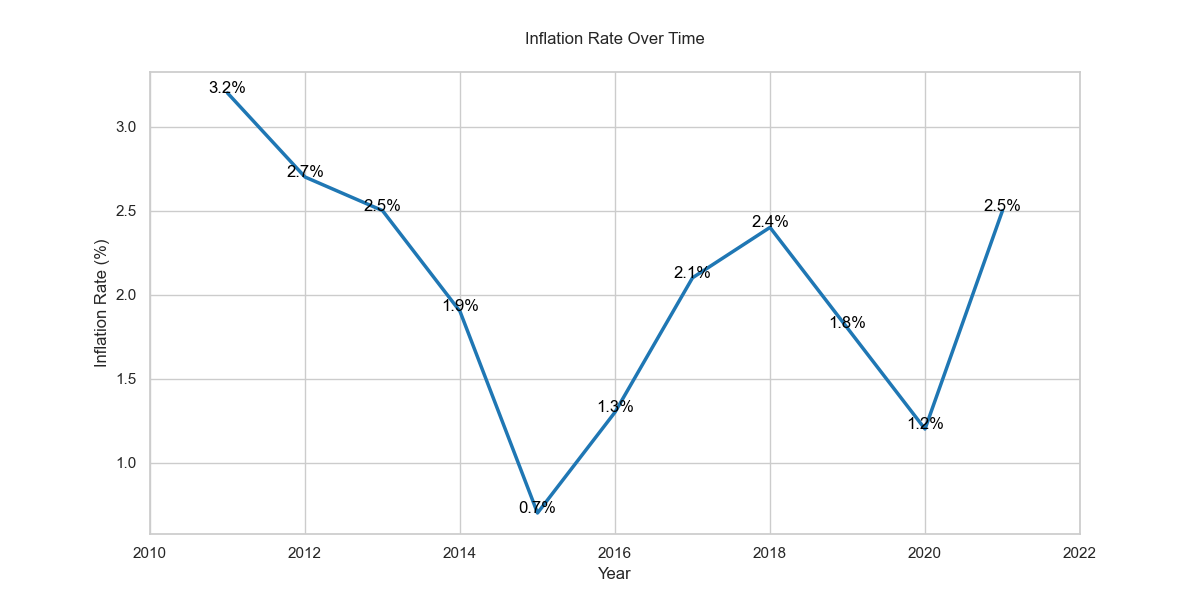

Recreate this plot in Python.

import pandas as pd
import seaborn as sns
import matplotlib.pyplot as plt

# Prepare the data
data = {
    'Year': [2011, 2012, 2013, 2014, 2015, 2016, 2017, 2018, 2019, 2020, 2021],
    'Inflation Rate (%)': [3.2, 2.7, 2.5, 1.9, 0.7, 1.3, 2.1, 2.4, 1.8, 1.2, 2.5]
}

df = pd.DataFrame(data)

# Initialize the matplotlib figure
f, ax = plt.subplots(figsize=(12, 6))

# Plot the data
sns.lineplot(data=df, x='Year', y='Inflation Rate (%)', color='#1f77b4', linewidth=2.5)

# Customizing the axes and ticks
ax.set(xlim=(2010, 2022), xlabel='Year', ylabel='Inflation Rate (%)')
ax.set_title('Inflation Rate Over Time', pad=20)

# Annotations
for x, y in zip(df['Year'], df['Inflation Rate (%)']):
    ax.text(x, y, f'{y}%', color='black', ha="center")

# Show the plot
plt.show()
